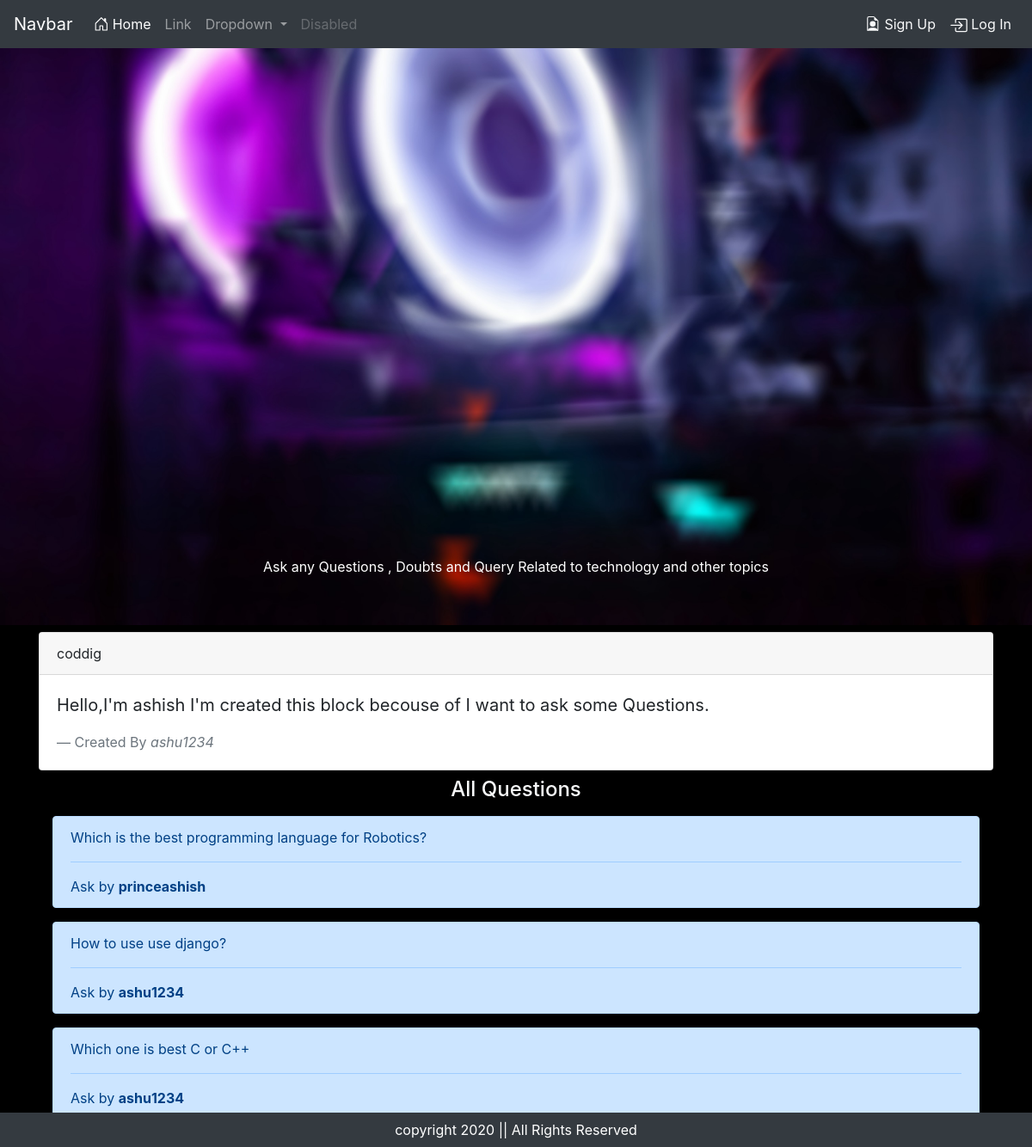
The app's page /questions?block=coddig with its own data.
### forumApp/models/blocks.py (models this page shows)
class Blocks(models.Model):
  title = models.CharField(max_length=200)
  description = models.CharField(max_length=1000)
  user_id = models.ForeignKey(ForumUser,on_delete=models.CASCADE)
  def __str__(self):
    return self.title

### forumApp/models/forumuser.py (models this page shows, shortened)
class ForumUser(models.Model):
  first_name = models.CharField(max_length=50)
  last_name = models.CharField(max_length=50)
  user_name = models.CharField(max_length=50)
  e_mail = models.EmailField()
  password = models.CharField(max_length=500)

### forumApp/models/questions.py (models this page shows)
class Questions (models.Model):
  question = models.TextField()
  user_id = models.ForeignKey(ForumUser,on_delete=models.CASCADE)
  block_obj = models.ForeignKey(Blocks,on_delete=models.CASCADE)
  def __str__(self):
    return self.question

### forumApp/views.py (the view)
# urls.py: path('questions',views.question,name='question'),
def question(request):
  if request.method == "GET":
    login = False
    session = None
    allBlocks = Blocks.objects.all()
    getData = request.GET['block']
    getObj = Blocks.objects.filter(title=getData)[0]
    allQuestions = Questions.objects.filter(block_obj=getObj)
    print("filtered object ",allQuestions)
    try:
      session = {
        "username":request.session['usernamelgn'],
        "firstname":request.session['fname'],
        "lastname":request.session['lname'],
        "user_id":request.session['user_id'],
        "email":request.session['email'],
        "isLogin":True
      }
      login = True
    except:
      print('annonymous user')
      return render(request,'home/questions.html',{"getObj":getObj,"allQuestions":allQuestions})
    if login:
      return render(request,'home/questions.html',{"session":session,"getObj":getObj,"allQuestions":allQuestions})

### forumApp/templates/home/questions.html (shortened to what this page needs)
{% extends 'home/index.html' %}
{% load static %}
{% block style %}
<link rel="stylesheet" href="{% static 'css/home.css' %}">
{% endblock %}
{% block body %}
    <div class="container mt-2">
      <div class="card">
        <div class="card-header">
           {{getObj.title}}
        </div>
        <div class="card-body">
          <blockquote class="blockquote mb-0">
             <p>{{getObj.description}}</p>
             <footer class="blockquote-footer">Created By <cite title="Source Title">{{getObj.user_id.user_name}}</cite></footer>
          </blockquote>
        </div>
      </div>
    </div>
    <h4 class="text-light text-center mt-2">All Questions</h4>
    <div class="container">
    {% if allQuestions %}
    {% for question in allQuestions %}
    <a href="answers?question={{question}}&block={{getObj}}" class="text-dark div-link">
    <div class="alert alert-primary m-3" role="alert">
         <p>{{question.question}}</p>
         <hr>
         <p class="m-0">Ask by <b>{{question.user_id.user_name}}</b></p>
      </div>
    </a>
    {% endfor %}
    {% else %}
      <div class="alert alert-primary m-3" role="alert">
         <p>No Questions</p>
         <hr>
         <p class="m-0">Be the first person to ask <b>Question</b></p>
      </div>
    {% endif %}
    </div>
{% endblock %}

### forumApp/templates/home/index.html (shortened to what this page needs)
{% load static %}
<!doctype html>
<html lang="en">
<head>
  <link rel="stylesheet" href="{% static 'css/style.css' %}">
  {% block style %}{% endblock %}
  <link rel="stylesheet" href="https://stackpath.bootstrapcdn.com/bootstrap/4.5.2/css/bootstrap.min.css">
</head>
<body class="body">
  <nav class="navbar navbar-expand-lg navbar-dark bg-dark fixed-top">
    <a class="navbar-brand" href="#">
      {% if session.isLogin %}
        {{session.username}}
      {% else %}
          Navbar
      {% endif %}
      </a>
    <div class="collapse navbar-collapse" id="navbarSupportedContent">
      <ul class="navbar-nav mr-auto">
        <li class="nav-item active">
          <a class="nav-link" href="/">
            Home <span class="sr-only">(current)</span>
          </a>
        </li>
        <li class="nav-item">
          <a class="nav-link" href="#">Link</a>
        </li>
        <li class="nav-item dropdown">
          <a class="nav-link dropdown-toggle" href="#" id="navbarDropdown" role="button" data-toggle="dropdown" aria-haspopup="true" aria-expanded="false">
            Dropdown
          </a>
        </li>
        <li class="nav-item">
          <a class="nav-link disabled" tabindex="-1" aria-disabled="true">Disabled</a>
        </li>
      </ul>
      <ul class="nav navbar-nav my-2 my-lg-0">
       {% if not session.isLogin %}
        <li class="nav-item text-light" data-toggle="modal" data-target="#signup">
          <div class="text-light nav-link">
            Sign Up
          </div>
        </li>
        <li class="nav-item text-light" data-toggle="modal" data-target="#login">
          <div class="text-light nav-link">
            Log In
          </div>
        </li>
       {% endif %}
      </ul>
    </div>
  </nav>
  <div class="p-4 mt-1"></div>
  <div id="carouselExampleCaptions" class="carousel slide" data-ride="carousel">
  <div class="carousel-inner">
    <div class="carousel-item active">
      <img src="{% static 'images/tech3.jpg' %}" class="d-block w-100" alt="image">
      <div class="carousel-caption d-block  d-mb-block mb-0"><br>
        <p>Ask any Questions , Doubts and Query Related to technology and other topics</p>
      </div>
    </div>
  </div>
</div>
 {% block body %}{% endblock %}
  <div class="mb-0 p-2"></div>
  <footer class="bg-dark fixed-bottom">
    <p class="text-white text-center p-2 mb-0">
      copyright 2020 || All Rights Reserved
    </p>
  </footer>
</body>
</html>

### forumApp/static/css/style.css (style rules this page uses)
.body { background: black; }

### forumApp/static/css/home.css (style rules this page uses)
.div-link { text-decoration: none; }

### records on screen
Blocks: title "coddig", description "Hello,I'm ashish I'm created this block becouse of I want to ask some Questions.", user_id.user_name "ashu1234"
Questions: question "Which is the best programming language for Robotics?", user_id.user_name "princeashish"
Questions: question "How to use use django?", user_id.user_name "ashu1234"
Questions: question "Which one is best C or C++", user_id.user_name "ashu1234"
